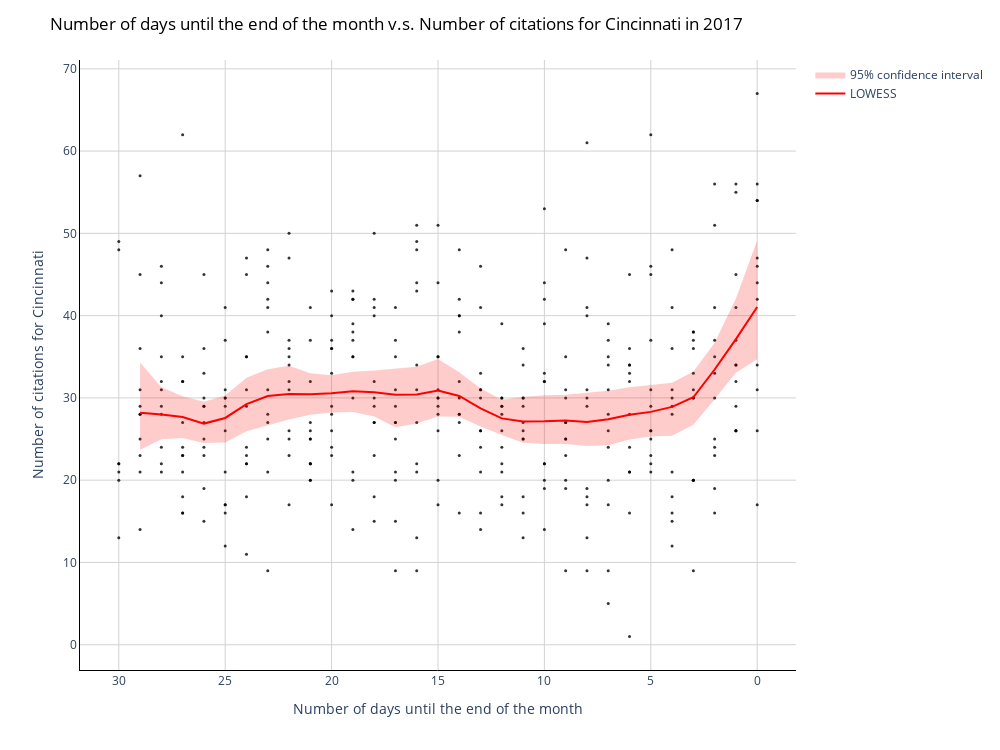

Here is the notebook cell this chart was saved with:
### Code cell
year = 2017
dat = data[(data['city'] == 'cincinnati') & (data['year'] == year)]

# x values for LOWESS
x=dat['days_end_month'].values 
# y values for both
y=dat['citation_issued'].values

eval_x = np.linspace(0, 29, 30)

lowess_reg, bottom, top = lowess_with_confidence_bounds(x, y, eval_x, N=200, conf_interval=0.95, lowess_kw={"frac": 0.2})

fig = px.scatter(dat, x=x, y=y, 
                 opacity=0.8, color_discrete_sequence=['black'])

fig.add_traces(go.Scatter(x=eval_x, y=lowess_reg, name='LOWESS', line=dict(color='red')))

fig.add_trace(go.Scatter(x=eval_x, y = top,
                line = dict(color='rgba(0,0,0,0)'),showlegend=False,))
        
fig.add_trace(go.Scatter(x=eval_x, y = bottom,
                line = dict(color='rgba(0,0,0,0)'),
                fill='tonexty',name = '95% confidence interval',fillcolor = 'rgba(255, 0, 0, 0.2)'))


# Set figure title
fig.update_layout(height=750, 
                  width=1000,
                  title=dict(text="Number of days until the end of the month v.s. Number of citations for Cincinnati in 2017", 
                             font=dict(color='black')),
                             xaxis=dict(
                                tickmode='linear',
                                dtick=5,),
                
    )
fig.update_xaxes(autorange="reversed")

fig.update_layout(dict(plot_bgcolor = 'white'),
                  xaxis_title="Number of days until the end of the month", 
                  yaxis_title="Number of citations for Cincinnati")

# Update axes lines
fig.update_xaxes(showgrid=True, gridwidth=1, gridcolor='lightgrey', 
                 zeroline=True, zerolinewidth=1, zerolinecolor='lightgrey', 
                 showline=True, linewidth=1, linecolor='black')

fig.update_yaxes(showgrid=True, gridwidth=1, gridcolor='lightgrey', 
                 zeroline=True, zerolinewidth=1, zerolinecolor='lightgrey', 
                 showline=True, linewidth=1, linecolor='black')


# Update marker size
fig.update_traces(marker=dict(size=3))

fig.show()

### Figure 1 — Plotly figure (JSON) as saved in the notebook; plotly's stock layout.template omitted (floating-point values rounded to 4 significant figures; data arrays with more than 128 entries replaced by an {"elided": "..."} marker saying what was removed)
{"data": [{"hovertemplate": "x=%{x}<br>y=%{y}<extra></extra>", "legendgroup": "", "marker": {"color": "black", "opacity": 0.8, "size": 3, "symbol": "circle"}, "mode": "markers", "name": "", "orientation": "v", "showlegend": false, "type": "scatter", "x": {"elided": "365 int values"}, "xaxis": "x", "y": {"elided": "365 int values"}, "yaxis": "y"}, {"line": {"color": "red"}, "marker": {"size": 3}, "name": "LOWESS", "type": "scatter", "x": [0, 1, 2, 3, 4, 5, 6, 7, 8, 9, 10, 11, 12, 13, 14, 15, 16, 17, 18, 19, 20, 21, 22, 23, 24, 25, 26, 27, 28, 29], "y": [41.05, 37.15, 33.45, 30.08, 28.91, 28.3, 27.94, 27.39, 27.08, 27.26, 27.15, 27.12, 27.51, 28.73, 30.23, 30.91, 30.43, 30.38, 30.68, 30.81, 30.56, 30.45, 30.48, 30.24, 29.24, 27.56, 26.88, 27.69, 27.98, 28.21]}, {"line": {"color": "rgba(0,0,0,0)"}, "marker": {"size": 3}, "showlegend": false, "type": "scatter", "x": [0, 1, 2, 3, 4, 5, 6, 7, 8, 9, 10, 11, 12, 13, 14, 15, 16, 17, 18, 19, 20, 21, 22, 23, 24, 25, 26, 27, 28, 29], "y": [49.12, 42.07, 36.7, 33.21, 31.84, 31.58, 31.3, 30.88, 30.61, 30.39, 30.31, 30.14, 29.77, 31.16, 33.12, 34.74, 33.78, 33.55, 33.33, 33.19, 32.75, 33.01, 33.92, 33.48, 32.46, 30.3, 29.55, 30.21, 31.28, 34.3]}, {"fill": "tonexty", "fillcolor": "rgba(255, 0, 0, 0.2)", "line": {"color": "rgba(0,0,0,0)"}, "marker": {"size": 3}, "name": "95% confidence interval", "type": "scatter", "x": [0, 1, 2, 3, 4, 5, 6, 7, 8, 9, 10, 11, 12, 13, 14, 15, 16, 17, 18, 19, 20, 21, 22, 23, 24, 25, 26, 27, 28, 29], "y": [34.71, 33.06, 29.83, 26.75, 25.4, 25.3, 24.94, 24.25, 24.14, 24.4, 24.39, 24.54, 25.49, 26.51, 27.71, 27.74, 26.9, 26.43, 27.75, 28.29, 28.23, 27.94, 27.37, 26.62, 25.95, 24.57, 24.52, 25.12, 24.99, 23.7]}], "layout": {"height": 750, "legend": {"tracegroupgap": 0}, "margin": {"t": 60}, "plot_bgcolor": "white", "title": {"font": {"color": "black"}, "text": "Number of days until the end of the month v.s. Number of citations for Cincinnati in 2017"}, "width": 1000, "xaxis": {"anchor": "y", "autorange": "reversed", "domain": [0, 1], "dtick": 5, "gridcolor": "lightgrey", "gridwidth": 1, "linecolor": "black", "linewidth": 1, "showgrid": true, "showline": true, "tickmode": "linear", "title": {"text": "Number of days until the end of the month"}, "zeroline": true, "zerolinecolor": "lightgrey", "zerolinewidth": 1}, "yaxis": {"anchor": "x", "domain": [0, 1], "gridcolor": "lightgrey", "gridwidth": 1, "linecolor": "black", "linewidth": 1, "showgrid": true, "showline": true, "title": {"text": "Number of citations for Cincinnati"}, "zeroline": true, "zerolinecolor": "lightgrey", "zerolinewidth": 1}}}
